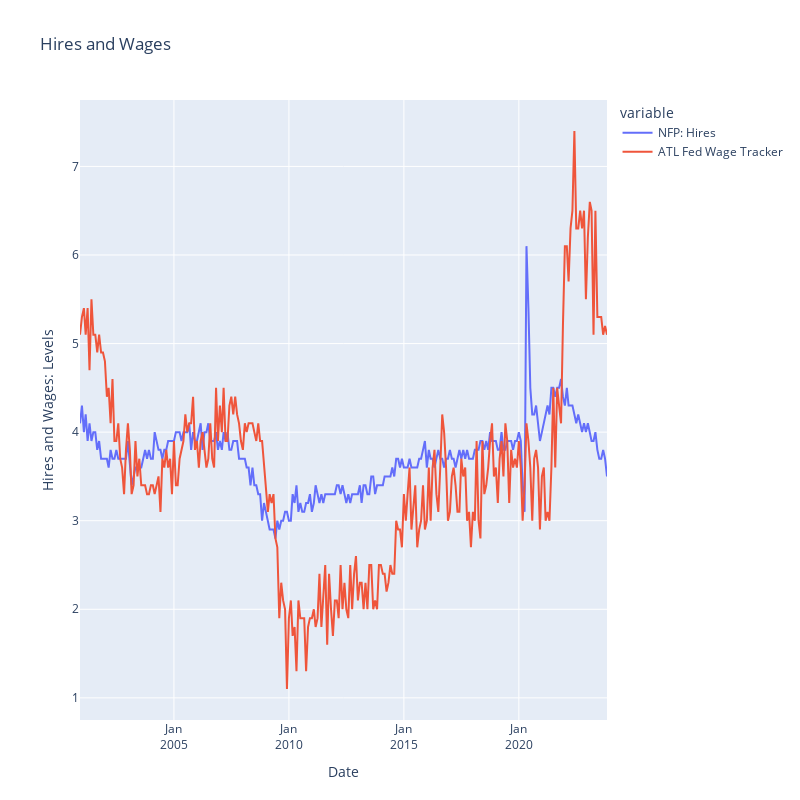

The notebook cell this image was saved under:
### Code cell
workforce = unrate[['FRBATLWGTUMHWG83O','JTSHIR']].dropna()
wf = workforce.rename(columns = {'FRBATLWGTUMHWG83O':'ATL Fed Wage Tracker',
                            'JTSHIR':'NFP: Hires'})
fig = px.line(wf.reset_index(), x="DATE", y=["NFP: Hires","ATL Fed Wage Tracker"],
              hover_data={"DATE": "|%B %d, %Y"},
              title='Hires and Wages')
fig.update_xaxes(
    dtick="M1",
    tickmode= 'auto',
    tickformat= '%b\n%Y')

fig.update_layout(
    autosize=False,
    width=800,
    height=800,
    xaxis_title="Date", 
    yaxis_title="Hires and Wages: Levels")

### Figure 1 — Plotly figure (JSON) as saved in the notebook; plotly's stock layout.template omitted (floating-point values rounded to 4 significant figures; data arrays with more than 128 entries replaced by an {"elided": "..."} marker saying what was removed)
{"data": [{"hovertemplate": "variable=NFP: Hires<br>DATE=%{x|%B %d, %Y}<br>value=%{y}<extra></extra>", "legendgroup": "NFP: Hires", "line": {"color": "#636efa", "dash": "solid"}, "marker": {"symbol": "circle"}, "mode": "lines", "name": "NFP: Hires", "orientation": "v", "showlegend": true, "type": "scatter", "x": {"elided": "276 str values"}, "xaxis": "x", "y": {"elided": "276 float values"}, "yaxis": "y"}, {"hovertemplate": "variable=ATL Fed Wage Tracker<br>DATE=%{x|%B %d, %Y}<br>value=%{y}<extra></extra>", "legendgroup": "ATL Fed Wage Tracker", "line": {"color": "#EF553B", "dash": "solid"}, "marker": {"symbol": "circle"}, "mode": "lines", "name": "ATL Fed Wage Tracker", "orientation": "v", "showlegend": true, "type": "scatter", "x": {"elided": "276 str values"}, "xaxis": "x", "y": {"elided": "276 float values"}, "yaxis": "y"}], "layout": {"autosize": false, "height": 800, "legend": {"title": {"text": "variable"}, "tracegroupgap": 0}, "title": {"text": "Hires and Wages"}, "width": 800, "xaxis": {"anchor": "y", "domain": [0, 1], "dtick": "M1", "tickformat": "%b\n%Y", "tickmode": "auto", "title": {"text": "Date"}}, "yaxis": {"anchor": "x", "domain": [0, 1], "title": {"text": "Hires and Wages: Levels"}}}}
